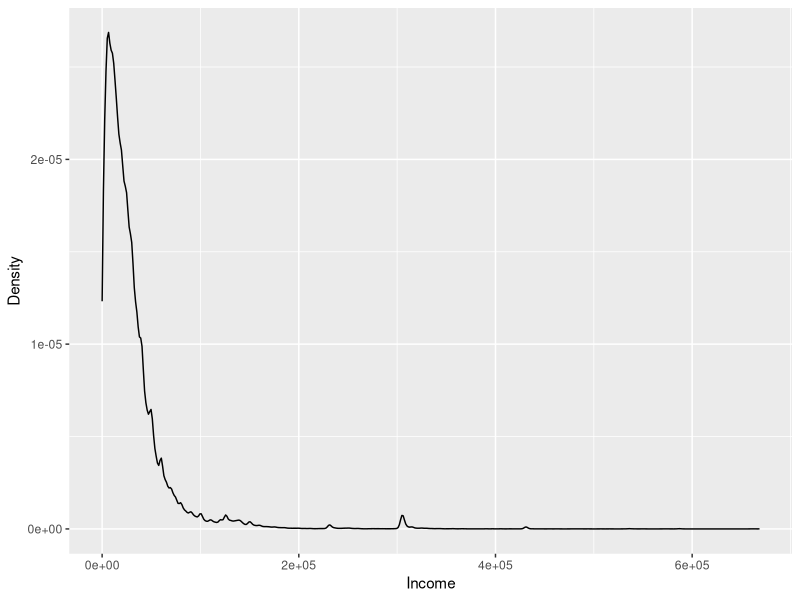
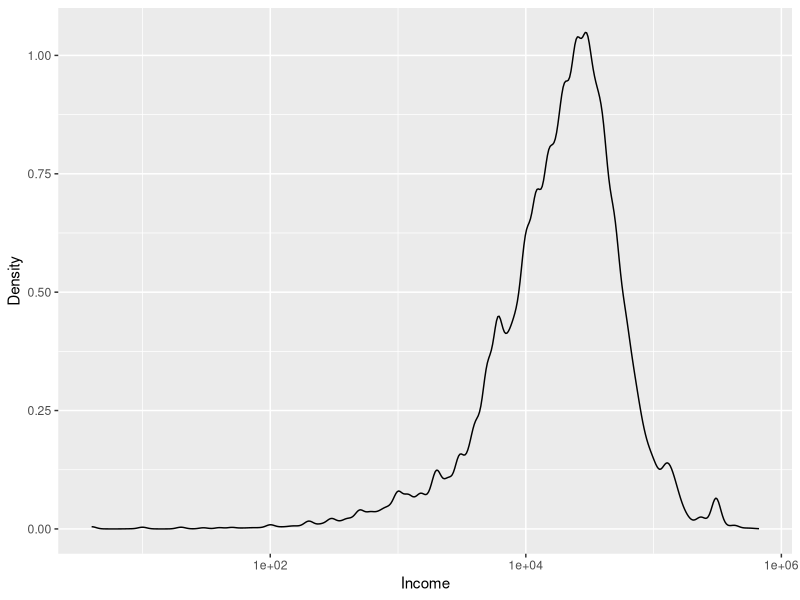
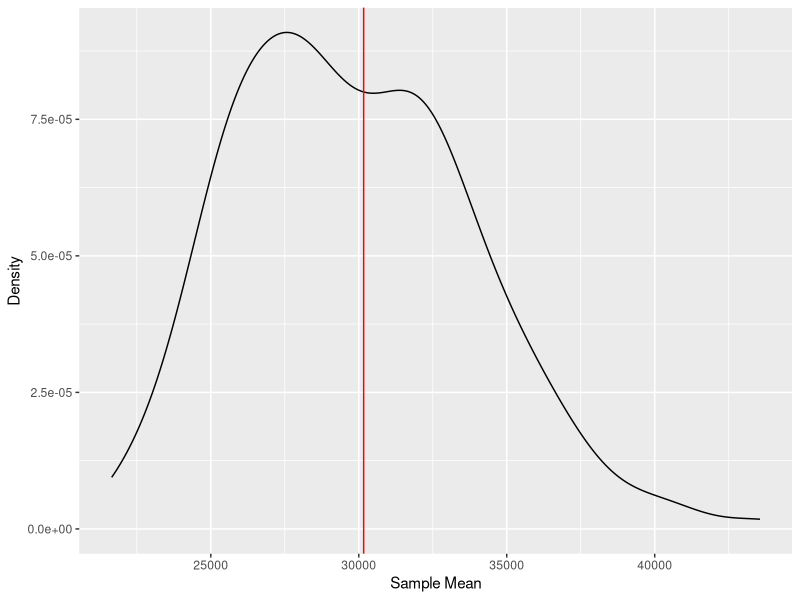
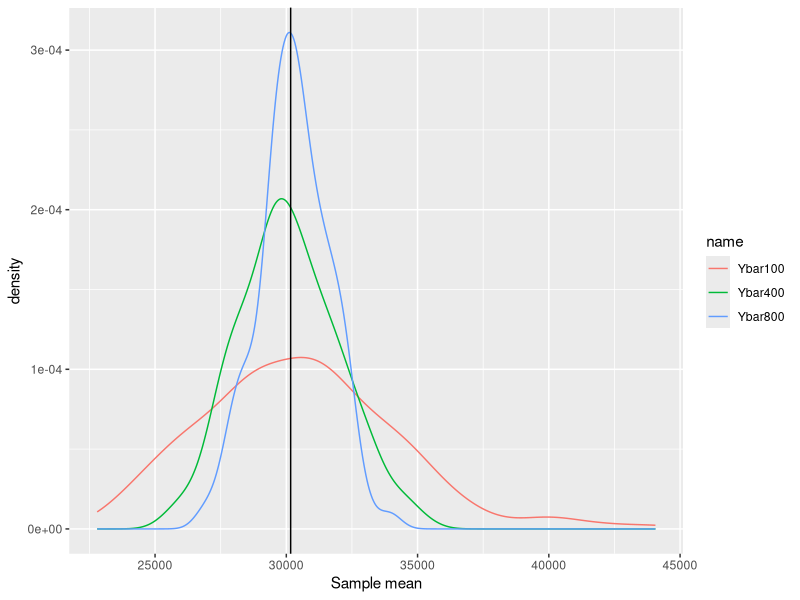

Source code (R) for these figures, in order:
## ---- chunk 1
1 + 3
## ---- chunk 2
library("tidyverse")
## ---- chunk 3
getwd()
## ---- chunk 4
X <- 10
## ---- chunk 5
X
2*X
## ---- chunk 6
pums2000 <- read_csv("data/data_pums_2000.csv") 
## ---- chunk 7
# pop_inc is a vector
pop <- as.vector(pums2000$INCTOT)
## ---- chunk 8
# Average income in population
pop_mean = mean(pop)
pop_mean

# Standard deviation of income in population
pop_sd   = sd(pop)
pop_sd
## ---- chunk 9
fig <- ggplot2::qplot(pop, geom = "density", 
      xlab = "Income",
      ylab = "Density")

## ---- chunk 10
plot(fig)
## ---- chunk 11
# `log` option specifies which axis is represented in log scale.
fig2 <- qplot(pop, geom = "density", 
      xlab = "Income",
      ylab = "Density",
      log = "x")

## ---- chunk 12
plot(fig2)
## ---- chunk 13
set.seed(12345)
## ---- chunk 14
test <- sample(x = pop, size = 100)
## ---- chunk 15
mean(test)
## ---- chunk 16
Nrep = 200
result1 <- numeric(Nrep)
## ---- chunk 17
for (i in 1:Nrep ){
  test <- sample(x = pop, size = 100)
  result1[i] <- mean(test)
}
## ---- chunk 18
fig3 <- qplot(result1, geom = "density", 
      xlab = "Sample Mean",
      ylab = "Density") +
  geom_vline(xintercept = pop_mean, color = "red")
## ---- chunk 19
plot(fig3)
## ---- chunk 20
f_samplemean <- function(pop, size){

  Nrep = 200
  result <- numeric(Nrep)

  for (i in 1:Nrep ){
    test <- sample(x = pop, size = size)
    result[i] <- mean(test)
  }
  
  return(result)
}
## ---- chunk 21
result1 <- f_samplemean(pop, size = 100)
result2 <- f_samplemean(pop, size = 400)
result3 <- f_samplemean(pop, size = 800)
## ---- chunk 22
result_data <- tibble(  Ybar100 = result1, 
                        Ybar400 = result2, 
                        Ybar800 = result3)

## ---- chunk 23

# Use pivot_longer to change the format of result_data
data_for_plot <- pivot_longer(data = result_data, cols = everything() )

# Use "ggplot2" to create the figure.
fig <- 
  ggplot(data = data_for_plot) +
  xlab("Sample mean") + 
  geom_line(aes(x = value, colour = name ),   stat = "density" ) + 
  geom_vline(xintercept=pop_mean ,colour="black")

## ---- chunk 24
plot(fig)
